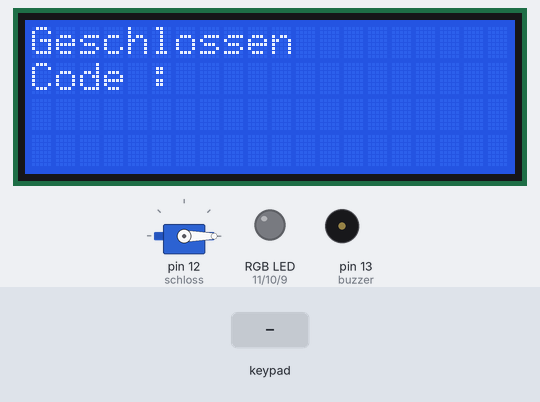
A sketch run on a simulated Arduino Uno, built with avr-gcc and run on an emulated ATmega328P. Shown: servo, 20×4 character LCD, an RGB LED mixed from three pins (HIGH = lit), buzzer (waves = sounding). The inputs (shaded band) are chosen by the test bench.

Above: at 1.2 s.
1.3 s: keypad keys 1 2 3 4 # pressed 0.4 s apart
At 5.4 s:
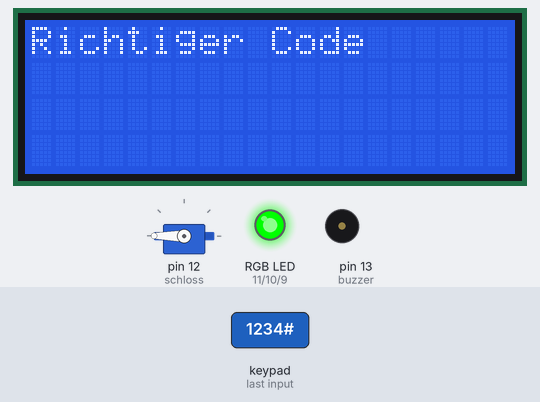
6.3 s: key '#' pressed
At 7.6 s:
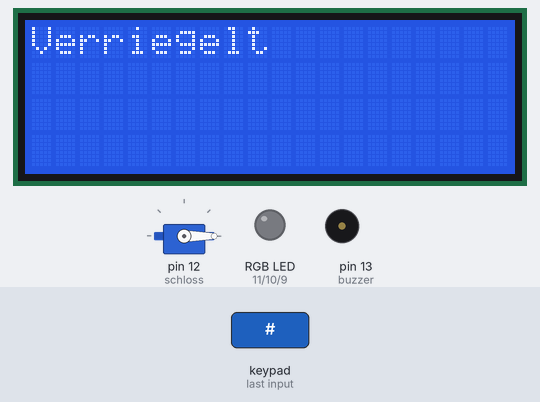
9.3 s: keypad keys 7 2 3 5 # pressed 0.4 s apart
At 12.5 s:
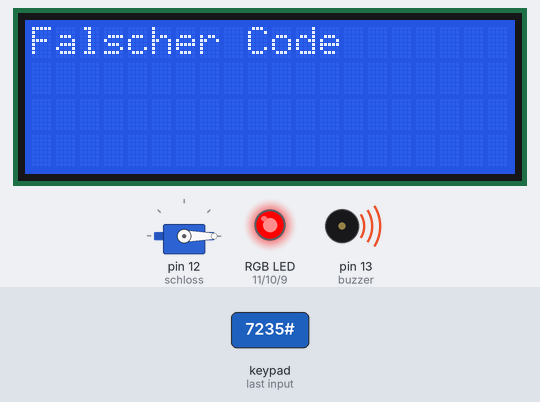
14.3 s: key '2' pressed
At 15.3 s:
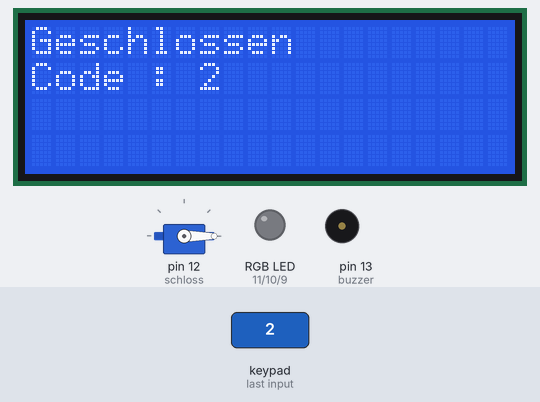
Timing chart, 0 to 16.8 s (numbered marks = the images above; inputs shaded):
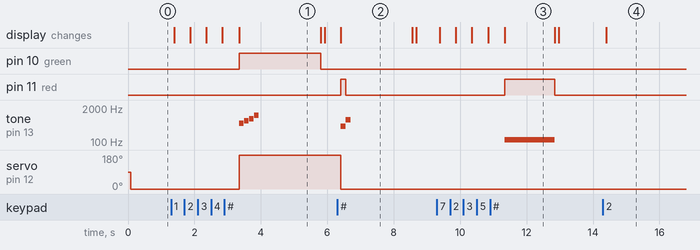

Measured:
- after the input at 1.3 s, pin 10 (green): LOW → HIGH after 2.0 s, → LOW 2.5 s later; tone on pin 13 (buzzer): plays 523 Hz for 0.14 s, 659 Hz for 0.14 s, 784 Hz for 0.14 s, 1046 Hz for 0.14 s, starting after 2.0 s; servo on pin 12 (schloss): 0° → 180° after 2.0 s; the display: first changes after 0.09 s (image 1 shows a later state)
- after the input at 6.3 s, pin 11 (red): LOW → HIGH after 0.11 s, → LOW 0.15 s later; tone on pin 13 (buzzer): silent → 400 Hz after 0.11 s, → 700 Hz 0.15 s later, → silent 0.15 s later; servo on pin 12 (schloss): 180° → 0° after 0.11 s; the display: changes after 0.11 s (image 2)
- after the input at 9.3 s, pin 11 (red): LOW → HIGH after 2.0 s, → LOW 1.5 s later; tone on pin 13 (buzzer): silent → 120 Hz after 2.0 s, → silent 1.5 s later; the display: first changes after 0.09 s (image 3 shows a later state)
- after the input at 14.3 s, the display: changes after 0.09 s (image 4)
- what the display in image 1 shows lasts 2.5 s, from 3.3 s to 5.8 s
- what the display in image 2 shows lasts 2.2 s, from 6.4 s to 8.6 s
- what the display in image 3 shows lasts 1.5 s, from 11.3 s to 12.8 s

The sketch:

Safe.ino
```cpp
#include <Key.h>
#include <Keypad.h>
#include <LiquidCrystal_I2C.h>
#include <Servo.h>

//Servo Einstellungen ZU/AUF
#define ZU 0
#define AUF 180

//RGB PIN Zuweisung
const byte red = 11;
const byte green = 10;
const byte blue = 9;

//Buzzer Pin Zuweisung
const byte buzzer = 13;

//Servo Objekt
Servo schloss;

//LCD Objekt
LiquidCrystal_I2C lcd(0x27,20,4);

//Reihen-/Zeilenanzahl vom Zahlenfeld
const byte row = 4;
const byte col = 3;

//Tasten auf Zahlenfeld definieren
char hexaKeys[row] [col] = {
  {'1', '2', '3'},
  {'4', '5', '6'},
  {'7', '8', '9'},
  {'*', '0', '#'}
};

//Zahlenfeld Pins entsprechend nach Datenblatt
byte rowPins[row] = {7, 2, 3, 5};
byte colPins[col] = {6, 8, 4};

//Zahlenfeld Objekt
Keypad zahlenfeld = Keypad(makeKeymap (hexaKeys), rowPins, colPins, row, col);

//Passwort standartmäßig auf 1234
String passwort = "1234";

//String für Passwortänderung
String passwortneu;

//String um Eingabe auf dem LCD anzuzeigen
String anzeige;

//Eingegebene Zahl
char zahl;

//Status geschlossen wird standardmäßig angenommen, insgesamt 3: geschlossen,offen,pwd(neues Passwort eingeben)
String status = "geschlossen";


void setup() {

  //RGB einstellen
  pinMode(red, OUTPUT);
  pinMode(green, OUTPUT);
  pinMode(blue, OUTPUT);

  //Buzzer einstellen
  pinMode(buzzer, OUTPUT);

  //Servo Pin Zuweisung
  schloss.attach(12);

  //LCD einstellen
  lcd.init();
  lcd.backlight();

  //Schloss standardmäßig zu
  schloss.write(ZU);

}


void loop() {


  //geschlossener Zustand
  if (status == "geschlossen") {

    eingabeZahlenfeld(); //Methodenaufruf

    //Display bearbeiten
    lcd.setCursor(0,0);
    lcd.print("Geschlossen");
    lcd.setCursor(0,1);
    lcd.print("Code : " + anzeige); //Eingabe wird hier angezeigt

    //Enter drücken
    if (zahl == '#') {
      if (anzeige == passwort) {
        korrekterCode(); //Methodenaufruf
      } else {
        falscherCode(); //Methodenaufruf
      }
    }
    //Eingabe löschen
    if (zahl == '*'){
      anzeige = "";
      lcd.clear();
    }
    delay(100); //Schleife alle 100ms

  }


  //geöffneter Status
  if (status == "offen") {

    eingabeZahlenfeld(); //Methodenaufruf

    //Display bearbeiten
    lcd.setCursor(0,0);
    lcd.print("Offen");
    lcd.setCursor(0,1);
    lcd.print("Verriegeln: #");

    //neues Passwort
    if (zahl == '*') {
      lcd.clear();
      anzeige = "";
      status = "pwd"; //Übergang zum Status pwd
    }
    //Bei Enter drücken schließen
    if (zahl == '#') {
      verriegeln();
    }
    delay(100); //Schleife alle 100ms

  }


  //Passwort ändern Status
  if (status == "pwd") {

    eingabeZahlenfeld();//Methodenaufruf

    //Display bearbeiten
    lcd.setCursor(0,0);
    lcd.print("Neues Passwort");
    lcd.setCursor(0,1);
    lcd.print(anzeige); //Neues Passwort anzeigen

    //Neues Passwort speichern
    if (zahl == '#') {
      lcd.clear();
      passwort = anzeige; //Passwort wird übernommen
      anzeige = "";
      status = "offen"; //Übergang zum Status offen
    }
    //Eingabe löschen
    if (zahl == '*') {
      lcd.clear();
      anzeige = "";
    }
    delay(100); //Schleife alle 100ms

  }

}

//Methoden Definitionen

//Zahleneingabe
void eingabeZahlenfeld() {
  zahl = zahlenfeld.getKey();
  if (zahl != '#') { // Zeichen # soll logischerweise nicht mehr dem String hinzugefügt werden
    anzeige += String(zahl); //Zahl wird dem String anzeige hinzugefügt
  }
}

//Bei Falscher Eingabe im geschlossenen Zustand
void falscherCode() {

  //Display bearbeiten
  lcd.clear();
  lcd.setCursor(0,0);
  lcd.print("Falscher Code");

  digitalWrite(red, HIGH); //Rotes Licht
  tone(buzzer, 120); //Tiefen Ton abspielen
  delay(1500); //Licht,Ton und Anzeige nach 1,5s ausschalten
  digitalWrite(red, LOW);
  noTone(buzzer);
  anzeige = ""; //Eingabe wird zurückgesetzt
  lcd.clear();
}

//Bei korrekter Eingabe im geschlossenen Zustand
void korrekterCode() {
  status = "offen"; //Übergang zum Status offen

  //Display bearbeiten
  lcd.clear();
  lcd.setCursor(0,0);
  lcd.print("Richtiger Code");

  digitalWrite(green, HIGH); //Grünes Licht
  schloss.write(AUF); //Schloss öffnen

  //Melodie abspielen
  tone(buzzer, 523,140);
  delay(150);
  tone(buzzer, 659,140);
  delay(150);
  tone(buzzer, 784,140);
  delay(150);
  tone(buzzer, 1046,140);
  delay(2000); //Licht und Anzeige nach 2s ausschalten
  digitalWrite(green, LOW);
  anzeige = "";
  lcd.clear();
}

//Schloss verriegeln bei geöffnetem Status
void verriegeln() {
  status = "geschlossen"; //Übergang zum Zustand geschlossen
  //Display bearbeiten
  lcd.clear();
  lcd.setCursor(0,0);
  lcd.print("Verriegelt");

  schloss.write(ZU); //Schloss verriegeln
  tone(buzzer, 400); //Ton abspielen
  digitalWrite(red, HIGH); //Rotes Licht
  delay(150); //Licht nach 150ms ausschalten
  tone(buzzer, 700,150);
  digitalWrite(red, LOW);
  delay(2000); //Anzeige nach 2s löschen
  lcd.clear();
}
```
